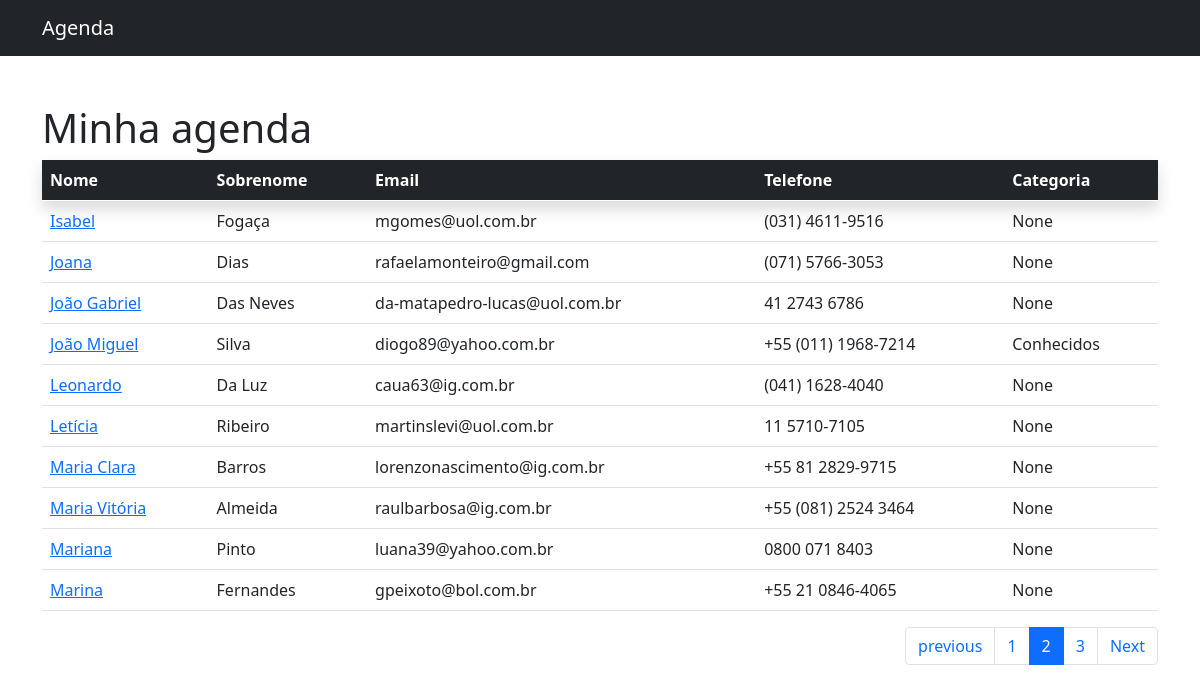
Screenshot of /?page=2 with the database file from the repository.
### agenda/models.py (models this page shows, shortened)
class Contact(models.Model):
    first_name = models.CharField(max_length=60)
    last_name = models.CharField(max_length=60, blank=True)
    telephone = models.CharField(max_length=20)
    email = models.CharField(max_length=255, blank=True)
    created_in = models.DateTimeField(default=timezone.now)
    description = models.TextField(blank=True)
    category = models.ForeignKey(
        Category, on_delete=models.SET_NULL, null=True)

class Category(models.Model):
    name = models.CharField(max_length=60)
    def __str__(self):
        return self.name

### agenda/views.py (the view)
# urls.py: path('', views.home, name='home'),
def home(request):
    contacts = Contact.objects.all().order_by('first_name')
    paginator = Paginator(contacts, 10)
    page_number = request.GET.get('page')
    page_obj = paginator.get_page(page_number)
    return render(request, 'agenda/pages/home.html', context={
        'contacts': page_obj
    })

### agenda/templates/agenda/pages/home.html (shortened to what this page needs)
{% extends 'global/base.html' %}
{% block content %}
{% include 'agenda/partials/_nav.html' %}
<div class="container">
    <div class="row">
        <div class="col-lg-12">
        <h1 class="mt-5">Minha agenda</h1>
        <table class="table table-hover">
            <thead>
                <tr class="table-dark shadow">
                    <th>Nome</th>
                    <th>Sobrenome</th>
                    <th>Email</th>
                    <th>Telefone</th>
                    <th>Categoria</th>
                </tr>
            </thead>
            <tbody>
            {% for contact in contacts %}
                <tr>
                    <td>
                        <a href="{% url 'agenda:contact' contact.id %}">{{ contact.first_name | title }}</a>
                    </td>
                    <td>{{ contact.last_name | title }}</td>
                    <td>{{ contact.email }}</td>
                    <td>{{ contact.telephone }}</td>
                    <td>{{ contact.category }}</td>
                </tr>
            {% endfor %}
            </tbody>
        </table>
        </div>
        {% include 'agenda/partials/_paginator.html' %}
    </div>
</div>
{% endblock content %}

### rows the page displays
Contact: first_name "Isabel", last_name "Fogaça", email "mgomes@uol.com.br", telephone "(031) 4611-9516", category "None"
Contact: first_name "Joana", last_name "Dias", email "rafaelamonteiro@gmail.com", telephone "(071) 5766-3053", category "None"
Contact: first_name "João Gabriel", last_name "Das Neves", email "da-matapedro-lucas@uol.com.br", telephone "41 2743 6786", category "None"
Contact: first_name "João Miguel", last_name "Silva", email "diogo89@yahoo.com.br", telephone "+55 (011) 1968-7214", category "Conhecidos"
Contact: first_name "Leonardo", last_name "Da Luz", email "caua63@ig.com.br", telephone "(041) 1628-4040", category "None"
Contact: first_name "Letícia", last_name "Ribeiro", email "martinslevi@uol.com.br", telephone "11 5710-7105", category "None"
Contact: first_name "Maria Clara", last_name "Barros", email "lorenzonascimento@ig.com.br", telephone "+55 81 2829-9715", category "None"
Contact: first_name "Maria Vitória", last_name "Almeida", email "raulbarbosa@ig.com.br", telephone "+55 (081) 2524 3464", category "None"
Contact: first_name "Mariana", last_name "Pinto", email "luana39@yahoo.com.br", telephone "0800 071 8403", category "None"
Contact: first_name "Marina", last_name "Fernandes", email "gpeixoto@bol.com.br", telephone "+55 21 0846-4065", category "None"

### other values shown
{{ page }} "1" "3"
{{ page }} "2"
